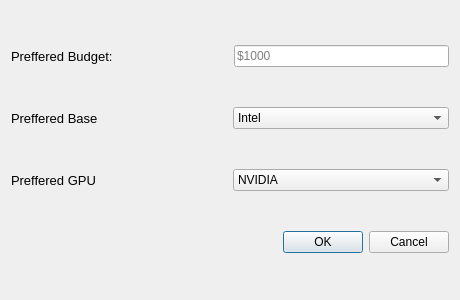
<?xml version="1.0" encoding="UTF-8"?>
<ui version="4.0">
 <class>BuildEditDialog</class>
 <widget class="QDialog" name="BuildEditDialog">
  <property name="geometry">
   <rect>
    <x>0</x>
    <y>0</y>
    <width>460</width>
    <height>300</height>
   </rect>
  </property>
  <property name="windowTitle">
   <string>Dialog</string>
  </property>
  <layout class="QVBoxLayout" name="verticalLayout">
   <item>
    <layout class="QHBoxLayout" name="horizontalLayout">
     <item>
      <widget class="QLabel" name="label">
       <property name="font">
        <font>
         <pointsize>10</pointsize>
        </font>
       </property>
       <property name="text">
        <string>Preffered Budget:</string>
       </property>
      </widget>
     </item>
     <item>
      <widget class="QLineEdit" name="lineEdit">
       <property name="maximumSize">
        <size>
         <width>215</width>
         <height>16777215</height>
        </size>
       </property>
       <property name="maxLength">
        <number>6</number>
       </property>
       <property name="readOnly">
        <bool>false</bool>
       </property>
       <property name="placeholderText">
        <string>$1000</string>
       </property>
      </widget>
     </item>
    </layout>
   </item>
   <item>
    <layout class="QHBoxLayout" name="horizontalLayout_2">
     <item>
      <widget class="QLabel" name="label_2">
       <property name="font">
        <font>
         <pointsize>10</pointsize>
        </font>
       </property>
       <property name="text">
        <string>Preffered Base</string>
       </property>
      </widget>
     </item>
     <item>
      <widget class="QComboBox" name="comboBox">
       <item>
        <property name="text">
         <string>Intel</string>
        </property>
       </item>
       <item>
        <property name="text">
         <string>AMD</string>
        </property>
       </item>
      </widget>
     </item>
    </layout>
   </item>
   <item>
    <layout class="QHBoxLayout" name="horizontalLayout_3">
     <item>
      <widget class="QLabel" name="label_3">
       <property name="font">
        <font>
         <pointsize>10</pointsize>
        </font>
       </property>
       <property name="text">
        <string>Preffered GPU</string>
       </property>
      </widget>
     </item>
     <item>
      <widget class="QComboBox" name="comboBox_2">
       <item>
        <property name="text">
         <string>NVIDIA</string>
        </property>
       </item>
       <item>
        <property name="text">
         <string>AMD</string>
        </property>
       </item>
      </widget>
     </item>
    </layout>
   </item>
   <item>
    <widget class="QDialogButtonBox" name="buttonBox">
     <property name="orientation">
      <enum>Qt::Orientation::Horizontal</enum>
     </property>
     <property name="standardButtons">
      <set>QDialogButtonBox::StandardButton::Cancel|QDialogButtonBox::StandardButton::Ok</set>
     </property>
    </widget>
   </item>
  </layout>
 </widget>
 <resources/>
 <connections>
  <connection>
   <sender>buttonBox</sender>
   <signal>accepted()</signal>
   <receiver>BuildEditDialog</receiver>
   <slot>accept()</slot>
   <hints>
    <hint type="sourcelabel">
     <x>248</x>
     <y>254</y>
    </hint>
    <hint type="destinationlabel">
     <x>157</x>
     <y>274</y>
    </hint>
   </hints>
  </connection>
  <connection>
   <sender>buttonBox</sender>
   <signal>rejected()</signal>
   <receiver>BuildEditDialog</receiver>
   <slot>reject()</slot>
   <hints>
    <hint type="sourcelabel">
     <x>316</x>
     <y>260</y>
    </hint>
    <hint type="destinationlabel">
     <x>286</x>
     <y>274</y>
    </hint>
   </hints>
  </connection>
 </connections>
</ui>
